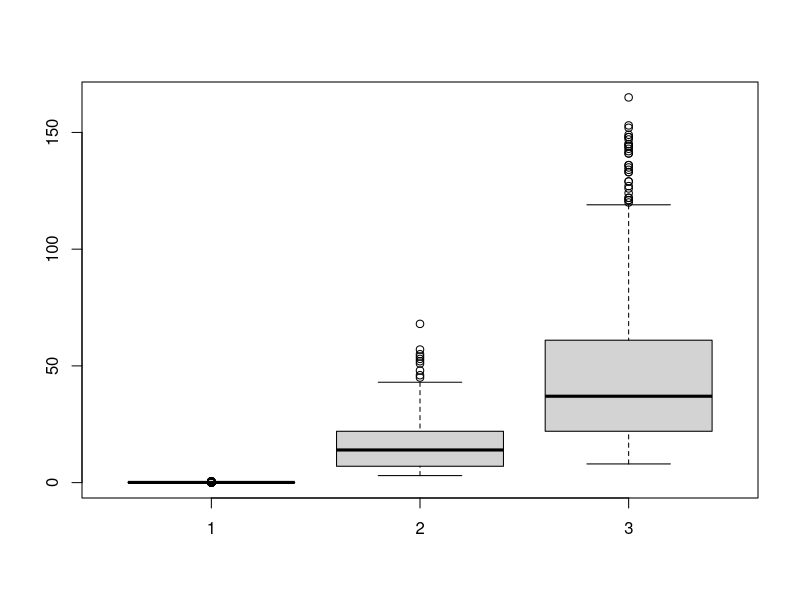
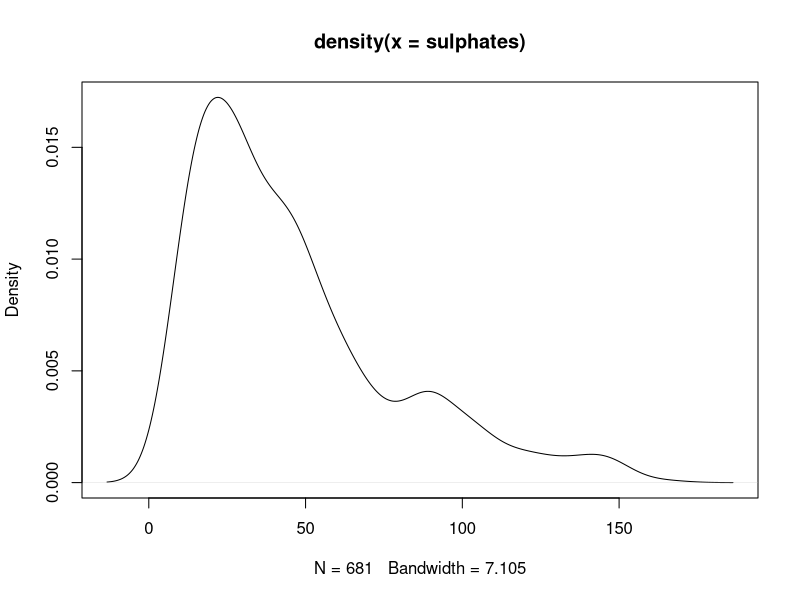
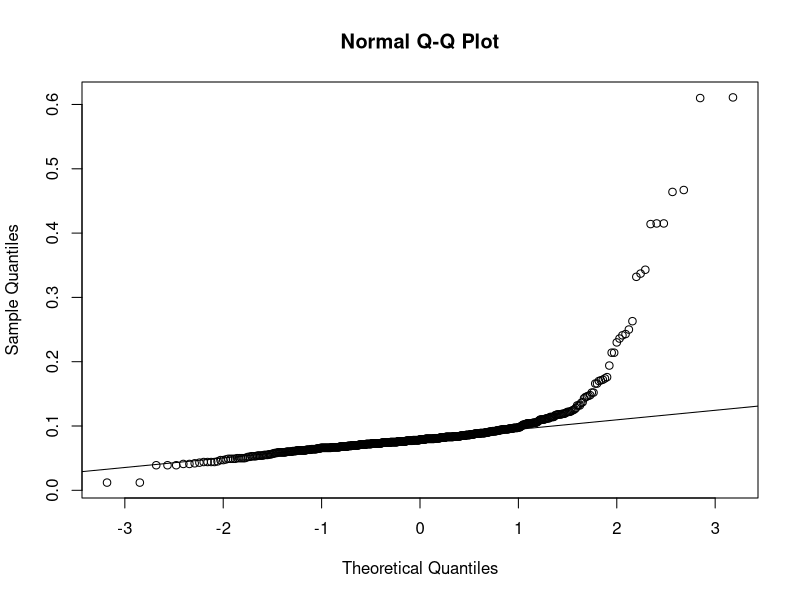

The R source for these figures, in order: (Note: this script raises an error after producing the figures.)
# Partie 1 : Analyse 1D


df = read.table("vins.data", header = TRUE)
attach(df)
vins = df

# Question 1 
nrow(df)

# Question 2
boxplot(chlorides, sucre, sulphates)
# on voit que le sulphate est eb plus grande quantité car cest en gramme
# Les cercles sur les schemas représentent les valeurs extrèmes et donc le chloride a des valeurs extreme de petite valeur


# Question 3
plot(density(sulphates))
# On voit qu'un seul pic donc cest pas multimodal

# Question 4 : normalité d'une variable
qqnorm(chlorides) # outil pour voir si les valeurs suivent une loi normale
qqline(chlorides)
# On voit que les points ne suivent pas toujours la ligne donc pas normale

# Autre méthode avec la p-value :
shapiro.test(chlorides) # Si p-value > 0.05 ça suit une loi normale

# Question 5 : variance non corrigée = avec formule de la moyenne sinon corrigée avec 
var_sucre = mean(sucre^2) - mean(sucre)^2

# Question 6
vins_sup13 = df[alcool>13,]
# alcool>13 : on récupère les indices des lignes 
# , : permet de sélectionner toutes les colonnes

# Question 7 : intervalle de confiance
intervalle_confiance(sulphates)
# Borne inférieure: 44.34937 
# Borne supérieure: 48.49645

# Pour vérifier 
# Calculer l'intervalle de confiance à 90%
resultat_test <- t.test(sulphate, conf.level = 0.90)

# Afficher l'intervalle de confiance
print(resultat_test$conf.int)

# Question 8 : Calcul de la p-value voir fonction dans bibliothèque
calculate_p_value(sucre, 15)
0.03207212


# On ne rejette pas H0 car pvaleur > 0.01



# Partie 2 : Analyse 2D
# Question 1 : 
pairs(vins)

# bonne corrélation => droite linéaire 
# mauvaise corrélation => points dispersés
# on retiens sucre et sulphates qui sont corrélées et alcool 

# Valeurs numériques 
cor(vins, method = "pearson") # proche de 1 bonne corrélation

# Question 2 : corrélation significative
cor.test(sulphates, sucre)
# p-value < 0.05 donc la corrélation est significative


# Question 3 : calcul de la valeur observée

correlation = cor(acidite, chlorides, method = 'pearson')
n = nrow(vins)
stat_test = correlation*sqrt(n-2)/sqrt(1 - correlation^2)

# Question 4 : 



# EXERCICE 2 
# Partie 2.1 Analyse 1D

# Question 1 : nombre de films dans le jeux de données
nrow(films)

# Question 2 : Combien de réalisateurs différents sont présents ?
directorf = factor(director)
length(levels(directorf))
# 73

#Question 3 : Visualisez la distribution des cat ́egories de films (genre)
genref = factor(genre)
pie(summary(genref))

# Question 4 : Les donn ́ees remettent-elles en cause l’hypoth`ese H0 d’une proportion de com ́edies  ́egale à 30% dans la population ?
prop.test(sum(genre == "Comedy"), length(genre), 0.3) # On effectue un test de proportion pour savoir si 30% de comedie est envisageable
# p-value = 0.04978 < 0.05 donc on rejette l'hypothèse


# Partie 2 : analyse 2D

# Question 1 : Donnez la table de contingence qui croise les deux variables.
table_g_s = table(as.factor(genre),as.factor(starring))


# Question 2 : Question théorique : indiquez par une formule comment vous pouvez calculer la table de contingence attendue sous hypoth`ese d’ind ́ependance.
table(genre) %*% t(table(starring)) / sum(table(genre, starring))


# Question 3 : 
table = table(starring, genre)
assocplot(table)


# Question 4 : Le lien entre les deux variables est-il fort (=intense) ? Est-il significatif ?
cramer(genre, starring, nrow(films))
#  => 0.2516143 voir tableau de cramer => Donc on a une intensité moyenne et non intense entre les variables

cottingence_genre_starring = table(genre, starring)
chisqt = chisq.test(cottingence_genre_starring)